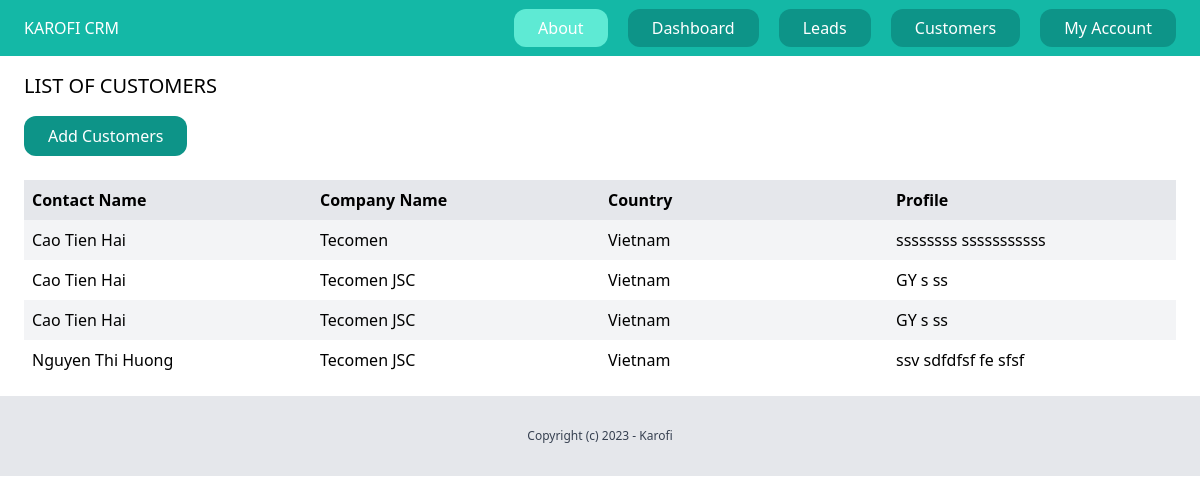
Screenshot of /dashboard/clients (signed in) with the database file from the repository.
### client/models.py (models this page shows, shortened)
class Client(models.Model):
    team = models.ForeignKey(Team, related_name='clients', on_delete=models.CASCADE)
    contact_name = models.CharField(max_length=50)
    company_name = models.CharField(max_length=70)
    address = models.CharField(max_length=100,blank=True,null=True)
    country = models.CharField(max_length=30)
    phone = models.CharField(max_length=50,blank=True,null=True)
    email = models.EmailField(blank=True,null=True)
    profile = models.TextField(blank=True,null=True)
    created_by = models.ForeignKey(User, related_name='clients',on_delete=models.CASCADE)
    created_at = models.DateTimeField(auto_now_add=True)
    modify_at = models.DateTimeField(auto_now=True)
    class Meta:
        ordering = ('contact_name',)

### client/views.py (the view)
# urls.py: path('',views.clients_list, name='list'),
@login_required
def clients_list(request):
    clients = Client.objects.filter(created_by = request.user)
    return render(request,'client/clients_list.html',{
        'clients': clients
    })

### client/templates/client/clients_list.html (shortened to what this page needs)
{% extends 'crm/base.html' %}
{% block content %}
    <div class = 'py-4 px-6'>
        <h1 class='mb-4 text-xl'>LIST OF CUSTOMERS</h1>
        <a href="{% url 'clients:add' %}" class="inline-block py-2 px-6 bg-teal-600 rounded-xl text-white">Add Customers</a>
        {% if clients %}
            <div class ='mt-6 flex justify-between'>
                <p class = 'py-2 px-2 bg-gray-200 font-semibold w-full'>Contact Name</p>
                <p class = 'py-2 px-2 bg-gray-200 font-semibold w-full'>Company Name</p>
                <p class = 'py-2 px-2 bg-gray-200 font-semibold w-full'>Country</p>
                <p class = 'py-2 px-2 bg-gray-200 font-semibold w-full'>Profile</p>
            </div>
            {% for client in clients %}
                <div class ='flex justify-between'>
                    <p class = "py-2 px-2 w-full {% cycle 'bg-gray-100' '' %}"><a href="{% url 'clients:detail' client.id %}">{{ client.contact_name }}</a></p>
                    <p class = "py-2 px-2 w-full {% cycle 'bg-gray-100' '' %}">{{ client.company_name }}</p>
                    <p class = "py-2 px-2 w-full {% cycle 'bg-gray-100' '' %}">{{ client.country }}</p>
                    <p class = "py-2 px-2 w-full {% cycle 'bg-gray-100' '' %}">{{ client.profile }}</p>
                </div>
            {% endfor %}
        {% else %}
            <p class='mt-6 px-2'>There are no customer here!!!</p>
        {% endif %}
    </div>
{% endblock %}

### rows the page displays
Client: contact_name "Cao Tien Hai", company_name "Tecomen", country "Vietnam", profile "ssssssss sssssssssss"
Client: contact_name "Cao Tien Hai", company_name "Tecomen JSC", country "Vietnam", profile "GY s ss"
Client: contact_name "Cao Tien Hai", company_name "Tecomen JSC", country "Vietnam", profile "GY s ss"
Client: contact_name "Nguyen Thi Huong", company_name "Tecomen JSC", country "Vietnam", profile "ssv sdfdfsf fe sfsf"
